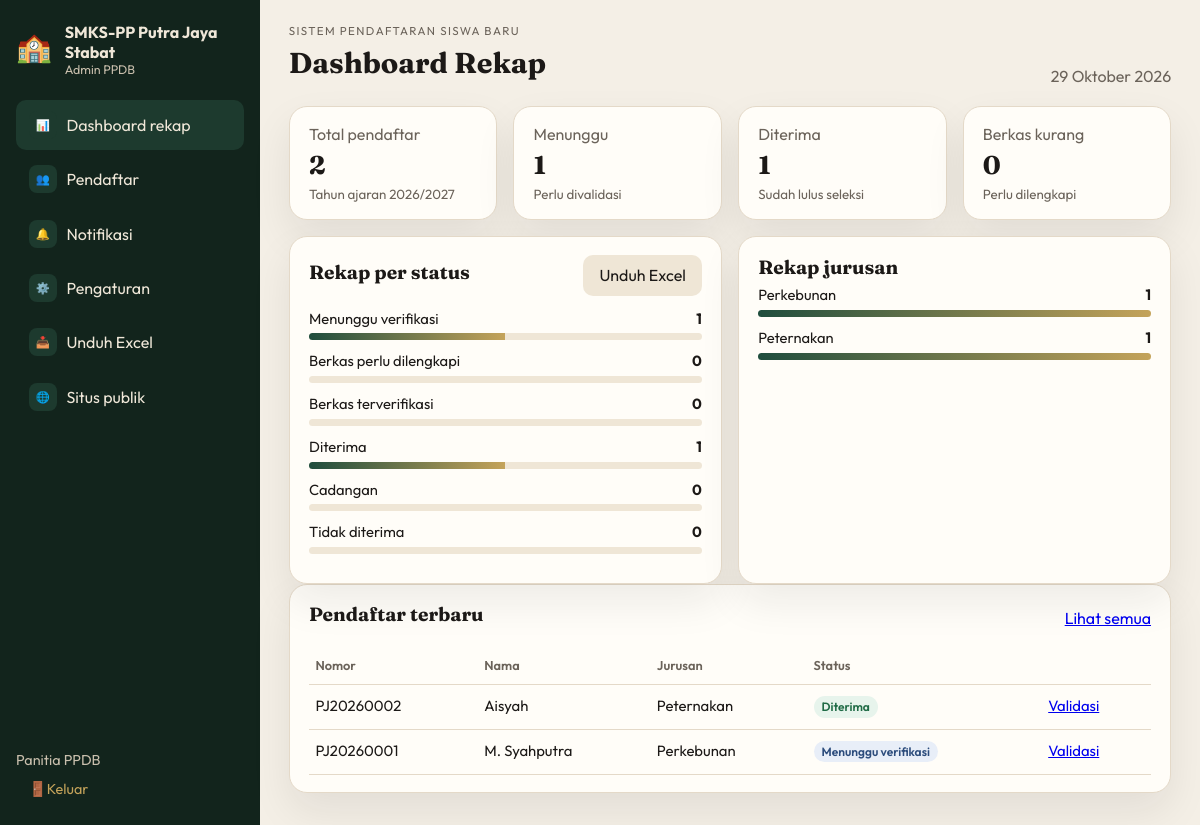
Page /?page=dashboard (signed in) on the committed database.
### tables this page shows
CREATE TABLE `users` (
  `id` int(11) NOT NULL,
  `username` varchar(64) NOT NULL,
  `password_hash` varchar(255) NOT NULL,
  `display_name` varchar(120) NOT NULL
);

CREATE TABLE `registrations` (
  `id` int(11) NOT NULL,
  `nomor` varchar(32) NOT NULL,
  `tahun_ajaran` varchar(20) NOT NULL,
  `nama` varchar(120) NOT NULL,
  `nisn` varchar(10) NOT NULL,
  `nik` varchar(16) NOT NULL,
  `tempat_lahir` varchar(80) NOT NULL,
  `tanggal_lahir` date NOT NULL,
  `jenis_kelamin` enum('L','P') NOT NULL,
  `agama` varchar(20) NOT NULL,
  `alamat` text NOT NULL,
  `no_hp` varchar(20) NOT NULL,
  `email` varchar(120) DEFAULT NULL,
  `asal_sekolah` varchar(160) NOT NULL,
  `jurusan` varchar(160) NOT NULL,
  `nama_ayah` varchar(120) NOT NULL,
  `pekerjaan_ayah` varchar(80) NOT NULL,
  `nama_ibu` varchar(120) NOT NULL,
  `pekerjaan_ibu` varchar(80) NOT NULL,
  `no_hp_ortu` varchar(20) NOT NULL,
  `status` varchar(32) NOT NULL DEFAULT 'menunggu',
  `catatan_admin` text DEFAULT NULL,
  `created_at` datetime NOT NULL,
  `updated_at` datetime NOT NULL
);

### config/app.php (called while the page is built)
<?php
return [
    'school_name' => 'SMKS-PP Putra Jaya Stabat',
    'school_short' => 'SMKS-PP Putra Jaya',
    'db_host' => '127.0.0.1',
    'db_port' => '3306',
    'db_name' => 'ppdb_smkspp',
    'db_user' => 'root',
    'db_pass' => '',
    'upload_max_mb' => 2,
    'excel_path' => dirname(__DIR__) . DIRECTORY_SEPARATOR . 'data' . DIRECTORY_SEPARATOR . 'rekap-ppdb.xlsx',
];

### lib/helpers.php (called while the page is built, shortened)
<?php
function config(?string $key = null, mixed $default = null): mixed
{
    static $cfg = null;
    if ($cfg === null) {
        $cfg = require dirname(__DIR__) . '/config/app.php';
    }
    return $cfg[$key] ?? $default;
}
function e(?string $value): string
{
    return htmlspecialchars((string) $value, ENT_QUOTES, 'UTF-8');
}
function setting(string $key, ?string $default = null): string
{
    static $cache = null;
    if ($cache === null) {
        $cache = [];
        foreach (db()->query('SELECT setting_key, setting_value FROM settings')->fetchAll() as $row) {
            $cache[$row['setting_key']] = $row['setting_value'];
        }
    }
    return (string) ($cache[$key] ?? $default ?? '');
}
function status_list(): array
{
    return [
        'menunggu' => 'Menunggu verifikasi',
        'berkas_kurang' => 'Berkas perlu dilengkapi',
        'diverifikasi' => 'Berkas terverifikasi',
        'diterima' => 'Diterima',
        'cadangan' => 'Cadangan',
        'ditolak' => 'Tidak diterima',
    ];
}
function status_label(string $status): string
{
    return status_list()[$status] ?? $status;
}
function status_badge_class(string $status): string
{
    return match ($status) {
        'diterima', 'diverifikasi' => 'ok',
        'ditolak' => 'no',
        'berkas_kurang', 'cadangan' => 'wait',
        default => 'info',
    };
}
function format_date_id(?string $date): string
{
    $ts = strtotime($date);
    $bulan = [1 => 'Januari', 'Februari', 'Maret', 'April', 'Mei', 'Juni', 'Juli', 'Agustus', 'September', 'Oktober', 'November', 'Desember'];
    return date('j', $ts) . ' ' . $bulan[(int) date('n', $ts)] . ' ' . date('Y', $ts);
}

### lib/db.php (called while the page is built, shortened)
<?php
function db(): PDO
{
    static $pdo = null;
    if ($pdo instanceof PDO) {
        return $pdo;
    }
    $host = (string) config('db_host', '127.0.0.1');
    $port = (string) config('db_port', '3306');
    $name = (string) config('db_name', 'ppdb_smkspp');
    $user = (string) config('db_user', 'root');
    $pass = (string) config('db_pass', '');
    $dsnBase = "mysql:host={$host};port={$port};charset=utf8mb4";
    try {
        $root = new PDO($dsnBase, $user, $pass, [
            PDO::ATTR_ERRMODE => PDO::ERRMODE_EXCEPTION,
            PDO::ATTR_DEFAULT_FETCH_MODE => PDO::FETCH_ASSOC,
        ]);
        $safe = str_replace('`', '', $name);
        $root->exec("CREATE DATABASE IF NOT EXISTS `{$safe}` CHARACTER SET utf8mb4 COLLATE utf8mb4_unicode_ci");
        $root->exec("USE `{$safe}`");
        $pdo = $root;
    } catch (Throwable $e) {
        http_response_code(500);
        echo '<!DOCTYPE html><html lang="id"><head><meta charset="UTF-8"><title>Database</title></head><body style="font-family:sans-serif;max-width:640px;margin:3rem auto;line-height:1.5">';
        echo '<h1>MySQL belum terhubung</h1>';
        echo '<p>Sistem PPDB membutuhkan MySQL. Pastikan XAMPP MySQL sudah dijalankan, lalu periksa <code>config/app.php</code>.</p>';
        echo '<p><strong>Pesan:</strong> ' . htmlspecialchars($e->getMessage()) . '</p>';
        echo '</body></html>';
        exit;
    }
    return $pdo;
}

### lib/auth.php (called while the page is built, shortened)
<?php
function current_user(): ?array
{
    $stmt = db()->prepare('SELECT id, username, display_name FROM users WHERE id = ?');
    $stmt->execute([(int) $_SESSION['user_id']]);
    $user = $stmt->fetch();
    return $user ?: null;
}

### views/dashboard.php (the view, shortened to what this page needs)
<?php
$total = (int) db()->query('SELECT COUNT(*) FROM registrations')->fetchColumn();
$byStatus = [];
foreach (status_list() as $key => $_label) {
    $st = db()->prepare('SELECT COUNT(*) FROM registrations WHERE status = ?');
    $st->execute([$key]);
    $byStatus[$key] = (int) $st->fetchColumn();
}
$byJurusan = db()->query('SELECT jurusan, COUNT(*) AS n FROM registrations GROUP BY jurusan ORDER BY n DESC')->fetchAll();
$latest = db()->query('SELECT * FROM registrations ORDER BY id DESC LIMIT 8')->fetchAll();
$maxJ = 1;
foreach ($byJurusan as $j) {
    $maxJ = max($maxJ, (int) $j['n']);
}
?>
<div class="grid-4">
    <div class="stat"><span>Total pendaftar</span><strong><?= $total ?></strong><small>Tahun ajaran <?= e(setting('tahun_ajaran')) ?></small></div>
    <div class="stat"><span>Menunggu</span><strong><?= $byStatus['menunggu'] ?></strong><small>Perlu divalidasi</small></div>
    <div class="stat"><span>Diterima</span><strong><?= $byStatus['diterima'] ?></strong><small>Sudah lulus seleksi</small></div>
    <div class="stat"><span>Berkas kurang</span><strong><?= $byStatus['berkas_kurang'] ?></strong><small>Perlu dilengkapi</small></div>
</div>
<div class="grid-2">
    <section class="panel">
        <div class="panel-head">
            <h2>Rekap per status</h2>
            <a class="btn" href="?page=excel">Unduh Excel</a>
        </div>
        <?php foreach (status_list() as $key => $label): ?>
            <?php $n = $byStatus[$key]; $pct = $total ? round($n / $total * 100) : 0; ?>
            <div class="rekap-row">
                <span><?= e($label) ?></span>
                <strong><?= $n ?></strong>
            </div>
            <div class="bar"><i style="width:<?= $pct ?>%"></i></div>
        <?php endforeach; ?>
    </section>
    <section class="panel">
        <h2>Rekap jurusan</h2>
        <?php foreach ($byJurusan as $j): ?>
            <?php $pct = round(((int) $j['n']) / $maxJ * 100); ?>
            <div class="rekap-row">
                <span><?= e($j['jurusan']) ?></span>
                <strong><?= (int) $j['n'] ?></strong>
            </div>
            <div class="bar"><i style="width:<?= $pct ?>%"></i></div>
        <?php endforeach; ?>
    </section>
</div>
<section class="panel">
    <div class="panel-head">
        <h2>Pendaftar terbaru</h2>
        <a href="?page=pendaftar">Lihat semua</a>
    </div>
    <table>
        <thead><tr><th>Nomor</th><th>Nama</th><th>Jurusan</th><th>Status</th><th></th></tr></thead>
        <tbody>
        <?php foreach ($latest as $r): ?>
            <tr>
                <td><?= e($r['nomor']) ?></td>
                <td><?= e($r['nama']) ?></td>
                <td><?= e($r['jurusan']) ?></td>
                <td><span class="badge <?= e(status_badge_class($r['status'])) ?>"><?= e(status_label($r['status'])) ?></span></td>
                <td><a href="?page=detail&id=<?= (int) $r['id'] ?>">Validasi</a></td>
            </tr>
        <?php endforeach; ?>
        </tbody>
    </table>
</section>

### views/layout.php (shortened to what this page needs)
<?php
$nav = [
    'dashboard' => ['Dashboard rekap', '📊'],
    'pendaftar' => ['Pendaftar', '👥'],
    'notifikasi' => ['Notifikasi', '🔔'],
    'pengaturan' => ['Pengaturan', '⚙️'],
];
?>
<!DOCTYPE html>
<html lang="id">
<head>
    <link rel="stylesheet" href="/sistem-sekolah/assets/style.css">
</head>
<body class="<?= $page === 'login' ? 'is-login' : '' ?>">
<?php if ($page === 'login'): ?>
    <?php require $view; ?>
<?php else: ?>
    <aside class="sidebar">
        <div class="brand">
            <span><h1>🏫</h1></span>
            <div>
                <strong><?= e($schoolName) ?></strong>
                <small>Admin PPDB</small>
            </div>
        </div>
        <nav>
            <?php foreach ($nav as $key => [$label, $icon]): ?>
                <a class="<?= $page === $key || ($page === 'detail' && $key === 'pendaftar') ? 'active' : '' ?>" href="?page=<?= e($key) ?>">
                    <span class="nav-ico"><?= e($icon) ?></span>
                    <?= e($label) ?>
                </a>
            <?php endforeach; ?>
            <a href="?page=excel">
                <span class="nav-ico">📥</span>
                Unduh Excel
            </a>
            <a href="?page=beranda">
                <span class="nav-ico">🌐</span>
                Situs publik
            </a>
        </nav>
        <div class="sidebar-foot">
            <div><?= e($user['display_name'] ?? '') ?></div>
            <a href="?page=logout">🚪Keluar</a>
        </div>
    </aside>
    <main class="main">
        <header class="topbar">
            <div>
                <p class="eyebrow">Sistem Pendaftaran Siswa Baru</p>
                <h1><?= e($pageTitle) ?></h1>
            </div>
            <div class="topbar-meta"><?= e(format_date_id(date('Y-m-d'))) ?></div>
        </header>
        <?php require $view; ?>
    </main>
<?php endif; ?>
</body>
</html>

### assets/style.css (style rules this page uses)
:root { --ink: #1c1917; --muted: #6b635a; --paper: #f4efe6; --card: #fffdf8; --line: #e4d9c8; --forest: #1f4d3d; --forest-2: #2f6b54; --gold: #c4a35a; --danger: #9b2c2c; --ok: #1f6b45; --sidebar: #12241c; --shadow: 0 18px 40px rgba(28, 25, 23, 0.08); }
* { box-sizing: border-box; }
html, body { margin: 0; min-height: 100%; }
body { font-family: Outfit, system-ui, sans-serif; background: var(--paper); color: var(--ink); display: grid; grid-template-columns: 260px 1fr; }
h1, h2, h3 { font-family: Fraunces, Georgia, serif; font-weight: 700; margin: 0 0 .4rem; }
h1 { font-size: 1.8rem; }
h2 { font-size: 1.2rem; }
p { line-height: 1.55; }
.sidebar { background: var(--sidebar); color: #efe7d8; min-height: 100vh; padding: 1.4rem 1rem; display: flex; flex-direction: column; gap: 1.4rem; }
.brand { display: flex; gap: .8rem; align-items: center; text-decoration: none; color: inherit; }
.brand small { display: block; color: #c9bfad; font-size: .78rem; }
.sidebar nav { display: flex; flex-direction: column; gap: .25rem; }
.sidebar a { color: #efe7d8; text-decoration: none; padding: .7rem .8rem; border-radius: 10px; display: flex; gap: .6rem; align-items: center; }
.sidebar a.active, .sidebar a:hover { background: #1d3a2e; }
.nav-ico { width: 28px; height: 28px; border-radius: 8px; background: #1d3a2e; display: grid; place-items: center; font-size: .7rem; font-weight: 700; }
.sidebar-foot { margin-top: auto; font-size: .9rem; color: #c9bfad; }
.sidebar-foot a { color: var(--gold); }
.main { padding: 1.4rem 1.8rem 2.4rem; }
.topbar { display: flex; justify-content: space-between; align-items: end; margin-bottom: 1.2rem; }
.eyebrow { text-transform: uppercase; letter-spacing: .12em; font-size: .72rem; color: var(--muted); margin: 0 0 .3rem; }
.topbar-meta { color: var(--muted); }
.panel, .stat, .login-card { background: var(--card); border: 1px solid var(--line); border-radius: 18px; box-shadow: var(--shadow); padding: 1.1rem 1.2rem; }
.stat span, .stat small { color: var(--muted); display: block; }
.stat strong { font-family: Fraunces, serif; font-size: 1.6rem; display: block; margin: .3rem 0; }
.bar { height: 7px; background: #efe6d6; border-radius: 99px; margin: .35rem 0 .7rem; overflow: hidden; }
.bar i { display: block; height: 100%; background: linear-gradient(90deg, var(--forest), var(--gold)); }
.rekap-row { display: flex; justify-content: space-between; gap: 1rem; font-size: .92rem; }
.grid-4 { display: grid; grid-template-columns: repeat(4, 1fr); gap: 1rem; margin-bottom: 1rem; }
.grid-2 { display: grid; grid-template-columns: 1fr 1fr; gap: 1rem; }
.panel-head { display: flex; justify-content: space-between; gap: 1rem; align-items: center; margin-bottom: .8rem; flex-wrap: wrap; }
table { width: 100%; border-collapse: collapse; font-size: .93rem; }
th, td { text-align: left; padding: .7rem .4rem; border-bottom: 1px solid var(--line); vertical-align: top; }
th { color: var(--muted); font-weight: 600; font-size: .8rem; }
.btn { display: inline-flex; align-items: center; justify-content: center; border: 0; background: #efe6d6; color: var(--ink); padding: .65rem 1rem; border-radius: 10px; cursor: pointer; font: inherit; text-decoration: none; }
.badge { display: inline-block; padding: .2rem .5rem; border-radius: 999px; font-size: .75rem; font-weight: 600; }
.badge.ok { background: #e7f4ec; color: var(--ok); }
.badge.info { background: #e8eef8; color: #2c4c7c; }

### rows in the picture
users: display_name "Panitia PPDB"
registrations: nomor "PJ20260002", nama "Aisyah", jurusan "Peternakan", status "Diterima"
registrations: nomor "PJ20260001", nama "M. Syahputra", jurusan "Perkebunan", status "Menunggu verifikasi"

### other values in the picture
$schoolName "SMKS-PP Putra Jaya Stabat"
$icon "📊"
$label "Dashboard rekap"
$icon "👥"
$label "Pendaftar"
$icon "🔔"
$label "Notifikasi"
$icon "⚙️"
$label "Pengaturan"
$pageTitle "Dashboard Rekap"
$total "2"
setting('tahun_ajaran') "2026/2027"
$byStatus['menunggu'] "1"
$byStatus['diterima'] "1"
$byStatus['berkas_kurang'] "0"
